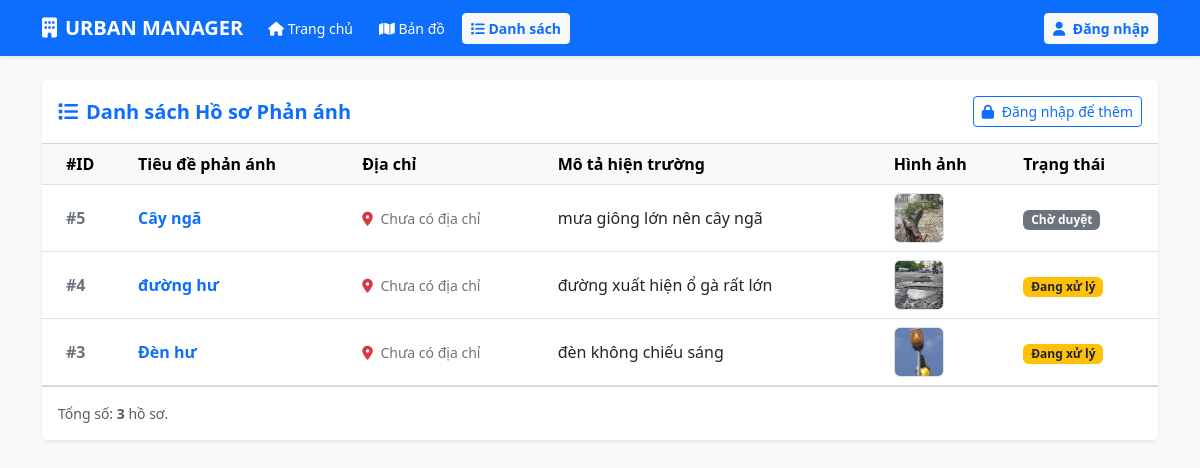
Before: /danh-sach/ with the older database file.
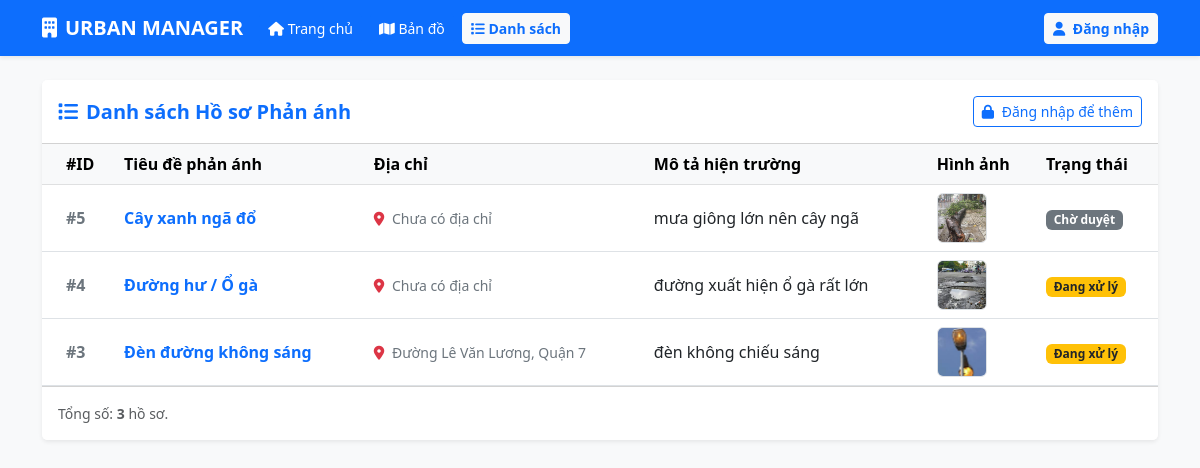
After: the same page with the newer database file.
### maps/models.py (models this page shows, shortened)
class PhanAnh(models.Model):
    tieu_de = models.CharField(max_length=200, verbose_name="Tiêu đề")
    mo_ta = models.TextField(verbose_name="Mô tả chi tiết")
    dia_chi = models.CharField(max_length=255, blank=True, null=True, verbose_name="Địa chỉ/Tên đường")
    du_lieu_toa_do = models.TextField(verbose_name="Danh sách tọa độ")
    hinh_anh = models.ImageField(upload_to='hien_truong/', blank=True, null=True, verbose_name="Ảnh hiện trường")
    thoi_gian = models.DateTimeField(auto_now_add=True, verbose_name="Thời gian gửi")
    TRANG_THAI_CHOICES = [
        ('cho_duyet', 'Chờ duyệt'),
        ('dang_xu_ly', 'Đang xử lý'),
        ('da_xu_ly', 'Đã xử lý xong'),
    ]
    trang_thai = models.CharField(max_length=20, choices=TRANG_THAI_CHOICES, default='cho_duyet', verbose_name="Trạng thái")
    nguoi_gui = models.ForeignKey(User, on_delete=models.SET_NULL, null=True, blank=True)
    class Meta:
        verbose_name = "Tin Phản Ánh"
        verbose_name_plural = "Danh sách Phản Ánh"

### maps/views.py (the view)
# urls.py: path('danh-sach/', views.list_view, name='list'),
def list_view(request):
    danh_sach = PhanAnh.objects.all().order_by('-id') # Sửa thành -id để bài mới nhất lên đầu
    return render(request, 'maps/list.html', {'phan_anh': danh_sach})

### maps/templates/maps/list.html (shortened to what the changed rows need)
<!DOCTYPE html>
<html lang="vi">
<head>
    <link href="https://cdn.jsdelivr.net/npm/bootstrap@5.3.0/dist/css/bootstrap.min.css" rel="stylesheet">
    <link rel="stylesheet" href="https://cdnjs.cloudflare.com/ajax/libs/font-awesome/6.4.0/css/all.min.css">
</head>
<body class="bg-light">
    <div class="container">
        <div class="card shadow-sm border-0">
            <div class="card-body p-0">
                <div class="table-responsive">
                    <table class="table table-hover align-middle mb-0">
                        <thead class="table-light">
                            <tr>
                                <th class="ps-4">#ID</th>
                                <th>Tiêu đề phản ánh</th>
                                <th>Địa chỉ</th>
                                <th>Mô tả hiện trường</th>
                                <th>Hình ảnh</th>
                                <th>Trạng thái</th>
                            </tr>
                        </thead>
                        <tbody>
                            {% for p in phan_anh %}
                            <tr>
                                <td class="ps-4 fw-bold text-secondary">#{{ p.id }}</td>
                                <td class="fw-bold text-primary">{{ p.tieu_de }}</td>
                                <td class="text-secondary small">
                                    <i class="fas fa-map-marker-alt text-danger me-1"></i>
                                    {{ p.dia_chi|default:"Chưa có địa chỉ" }}
                                </td>
                                <td>{{ p.mo_ta|truncatechars:50 }}</td>
                                <td>
                                    {% if p.hinh_anh %}
                                        <img src="{{ p.hinh_anh.url }}" class="rounded border" style="width: 50px; height: 50px; object-fit: cover;">
                                    {% else %}
                                        <span class="text-muted small">--</span>
                                    {% endif %}
                                </td>
                                <td>
                                    {% if p.trang_thai == 'cho_duyet' %}
                                        <span class="badge bg-secondary">Chờ duyệt</span>
                                    {% elif p.trang_thai == 'da_xu_ly' %}
                                        <span class="badge bg-success">Đã xử lý</span>
                                    {% else %}
                                        <span class="badge bg-warning text-dark">Đang xử lý</span>
                                    {% endif %}
                                </td>
                            </tr>
                            {% endfor %}
                        </tbody>
                    </table>
                </div>
            </div>
        </div>
    </div>
</body>
</html>

Changed rows visible on the page:
changed PhanAnh "mưa giông lớn nên cây ngã": tieu_de "Cây ngã" → "Cây xanh ngã đổ"
changed PhanAnh "đường xuất hiện ổ gà rất lớn": tieu_de "đường hư" → "Đường hư / Ổ gà"
changed PhanAnh "đèn không chiếu sáng": tieu_de "Đèn hư" → "Đèn đường không sáng"; dia_chi "Chưa có địa chỉ" → "Đường Lê Văn Lương, Quận 7"
